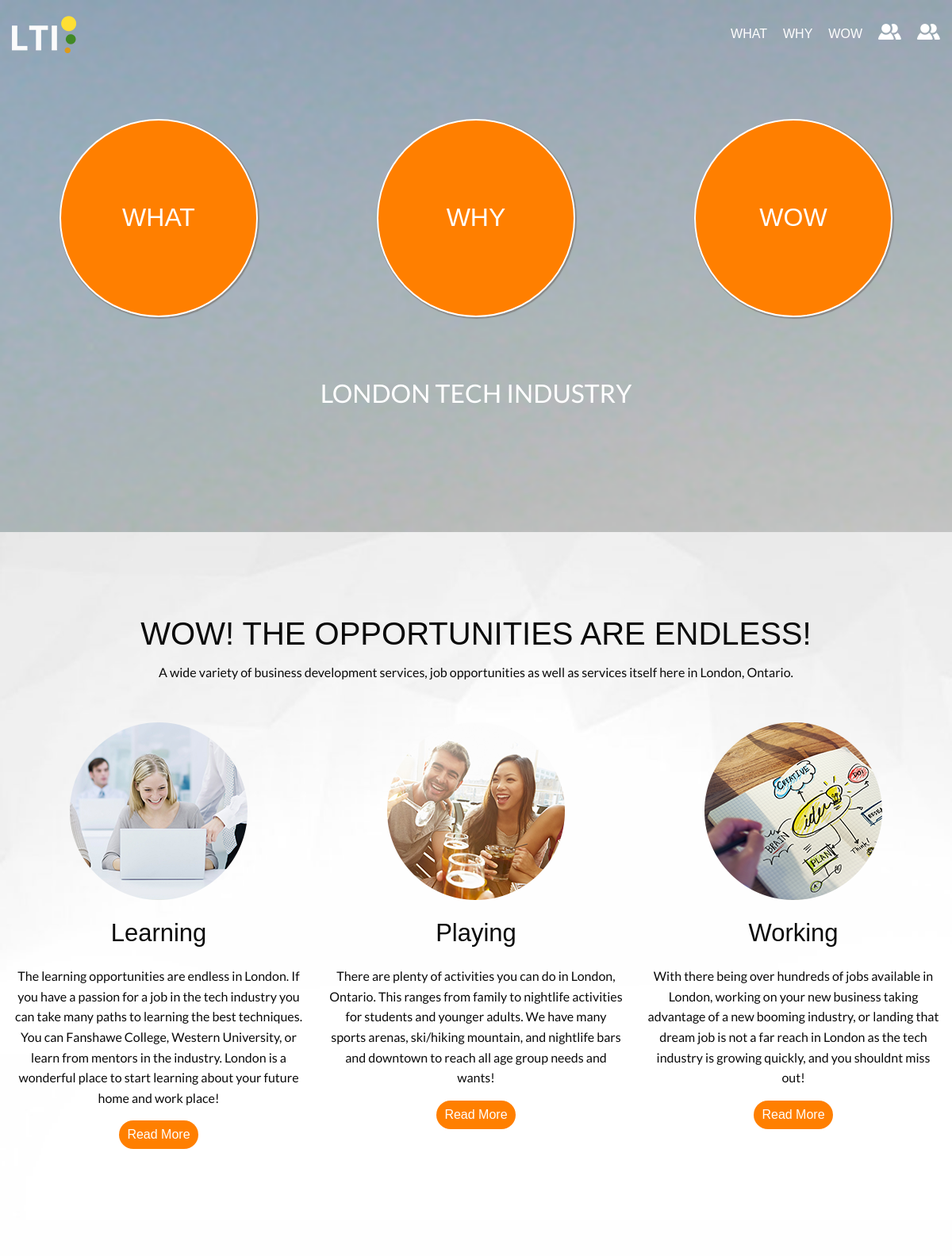
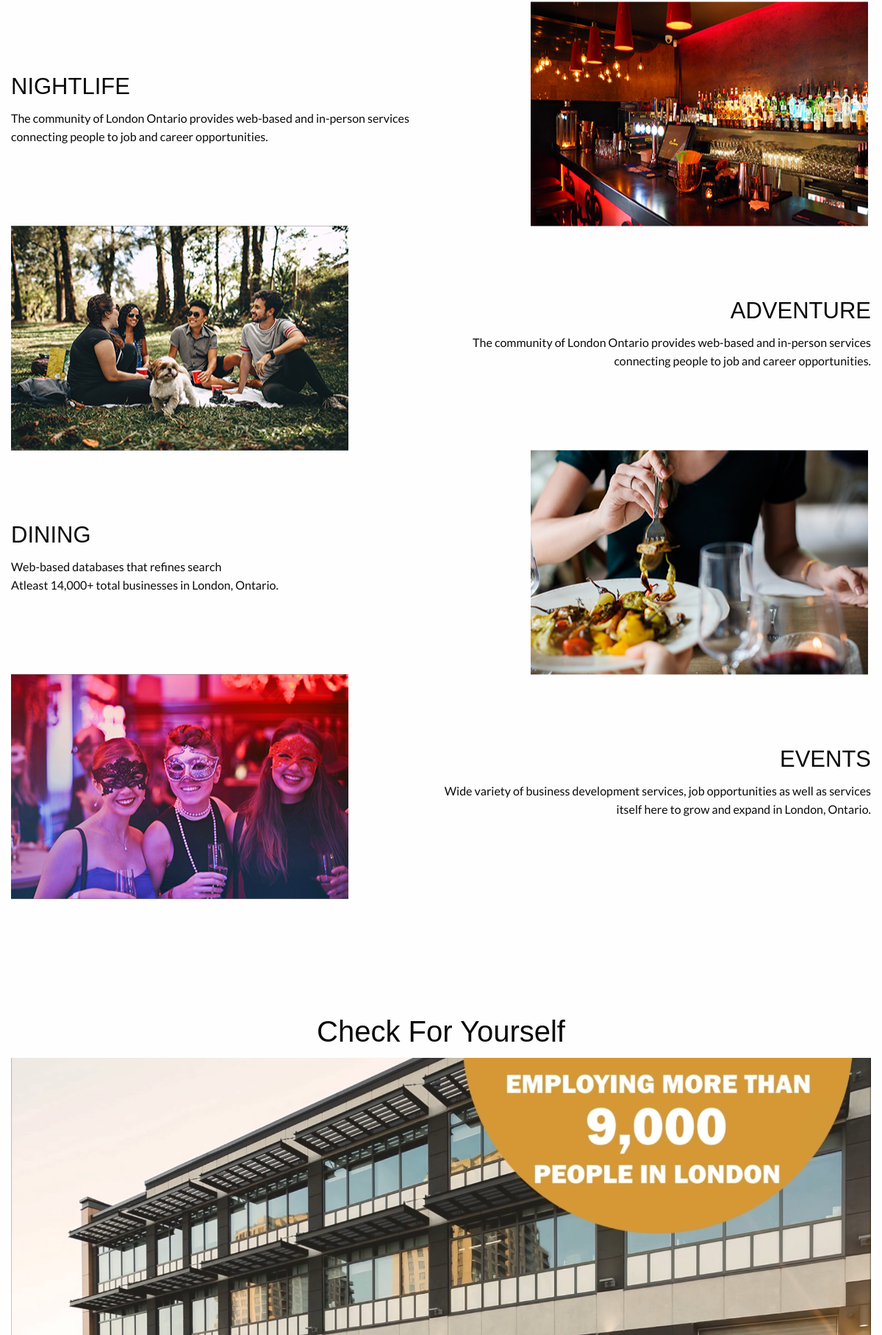
/wow.php (upper part), run on the app's committed database (2 pictures, top to bottom).
### tables this page shows
CREATE TABLE IF NOT EXISTS `tbl_wow` (
  `wow_id` int(10) UNSIGNED NOT NULL AUTO_INCREMENT,
  `wow_title` varchar(100) NOT NULL,
  `wow_desc` varchar(1000) NOT NULL,
  `wow_img` varchar(100) NOT NULL,
  PRIMARY KEY (`wow_id`)
);

### admin/phpscripts/read.php (called while the page is built, shortened)
<?php
	function getAll($tbl) {
		include('connect.php');
		$queryAll = "SELECT * FROM {$tbl}";
		$runAll = mysqli_query($link, $queryAll);
		if($runAll){
			return $runAll;
		}else{
			$error = "There was error accessing this information.  Please contact your admin.";
			return $error;
		}
	}
?>

### wow.php (the view, shortened to what this page needs)
<?php
	if(isset($_GET['filter'])){
		$tbl = "tbl_wow";
		$col = "movies_id";
		$col2 = "genre_id";
		$col3 = "genre_name";
		$filter = $_GET['filter'];
		$getLEDC = filterType($tbl, $tbl2, $tbl3, $col, $col2, $col3, $filter);
	}else{
		$tbl = "tbl_wow";
		$getWow = getAll($tbl);
	}
?>
<!DOCTYPE html>
<html class="no-js" lang="en" dir="ltr">
<head>
  <link rel="stylesheet" type="text/css" href="css/main.css">
  <link rel="stylesheet" href="css/foundation.css">
</head>
<body>
<header class="lti_header bebas">
<div class="row">
  <div class="columns small-4">
<a href="index.php"><img class="header_logo" src="images/logo.png" alt="LTI Logo"></a>
  </div>
  <div class="columns small-6 show-for-medium">
    <nav class="header_nav">
            <img class="header_icon" src="images/social.png" alt="">
            <img class="header_icon" src="images/social.png" alt="">
      <ul>
        <li><a href="what.php">WHAT</a></li>
        <li><a href="index.php">WHY</a></li>
        <li><a href="wow.php">WOW</a></li>
      </ul>
    </nav>
  </div>
</div>
</header>
<section id="circles_section">
  <div class="row circle_row">
  </div>
  <div class="row">
    <div class="columns show-for-medium medium-4">
<a href="what.php"><div class="circle">
<p class="vertical-align circle_text bebas">WHAT</p>
</div></a>
    </div>
  <a href="index.php">  <div class="columns show-for-medium medium-4">
<div class="circle">
<p class="vertical-align circle_text bebas">WHY</p>
</div>
    </div></a>
  <a href="wow.php">  <div class="columns show-for-medium medium-4">
<div class="circle">
<p class="vertical-align circle_text bebas">WOW</p>
</div>
    </div></a>
  </div>
<div class="row">
  <div class="columns small-10 small-centered">
    <p class="londonText lato">LONDON TECH INDUSTRY</p>
  </div>
</div>
</section>
<section id="what_section">
<div class="row">
  <div class="columns small-12 small-centered what_title_section">
    <h2 class="why_title bebas">WOW! THE OPPORTUNITIES ARE ENDLESS!</h2>
    <p class="why_desc lato">A wide variety of business development services, job opportunities as well as services itself here in London, Ontario.</p>
  </div>
    <?php
    if(!is_string($getWow)){
      while($row = mysqli_fetch_array($getWow)){
        echo "
          <div class=\"columns small-12 medium-4 what_section_box\">
            <img class=\"what_icon\" src=\"images/{$row['wow_img']}\" alt=\"{$row['wow_title']}\">
            <h3 class=\"what_section_title bebas\">{$row['wow_title']}</h3>
            <p class=\"what_section_desc lato\">{$row['wow_desc']}</p>
            <button class=\"read_more_button indutry_button\">Read More</button>
          </div>
        ";
      }
    }else{
      echo "<p class=\"error\">{$getWow}</p>";
    }
    	?>
</div>
</section>
<section id="what_info">
  <div class="row">
<div class="columns small-12 what_info_container">
    <div class="what_text_section">
      <h3 class="what_text_title">NIGHTLIFE</h3>
      <p class="what_text_desc">The community of London Ontario provides web-based and in-person services connecting people to job and career opportunities.</p>
    </div>
    <div class="image">
          <img src="images/bar.jpg" alt="bar">
    </div>
</div>
<div class="columns small-12 what_info_container">
    <div class="what_text_section_odd">
      <h3 class="what_text_title">ADVENTURE</h3>
      <p class="what_text_desc">The community of London Ontario provides web-based and in-person services connecting people to job and career opportunities.</p>
    </div>
    <div class="image_odd">
          <img src="images/adventure.jpg" alt="pinic outside">
    </div>
</div>
<div class="columns small-12 what_info_container">
    <div class="what_text_section">
      <h3 class="what_text_title">DINING</h3>
      <p class="what_text_desc">Web-based databases that refines search <br> Atleast 14,000+ total businesses in London, Ontario.</p>
    </div>
    <div class="image">
          <img src="images/dining.jpg" alt="eating at a table">
    </div>
</div>
<div class="columns small-12 what_info_container">
    <div class="what_text_section_odd">
      <h3 class="what_text_title">EVENTS</h3>
      <p class="what_text_desc">Wide variety of business development services, job opportunities as well as services itself here to grow and expand in London, Ontario.</p>
    </div>
    <div class="image_odd">
          <img src="images/events.jpg" alt="girls at party">
    </div>
</div>
</div>
</section>
<section>
  <div class="row">
    <div class="columns small-12">
      <h2 class="video_title">Check For Yourself</h2>
      <video  class="what_video" controls poster="images/posterimage.jpg">
        <source src="videos/main.mp4" type="video/mp4">
          <source src="videos/main.webm" type="video/webm">
        <source src="videos/main.ovg" type="video/ogg">
      </video>
    </div>
  </div>
</section>
</body>
</html>

### data on the page
tbl_wow: wow_img (picture), wow_title "Learning", wow_desc "The learning opportunities are endless in London. If you have a passion for a job in the tech industry you can take many paths to learning the best techniques. You can Fanshawe College, Western University, or learn from mentors in the industry. London is a wonderful place to start learning about your future home and work place!"
tbl_wow: wow_img (picture), wow_title "Playing", wow_desc "There are plenty of activities you can do in London, Ontario. This ranges from family to nightlife activities for students and younger adults. We have many sports arenas, ski/hiking mountain, and nightlife bars and downtown to reach all age group needs and wants!"
tbl_wow: wow_img (picture), wow_title "Working", wow_desc "With there being over hundreds of jobs available in London, working on your new business taking advantage of a new booming industry, or landing that dream job is not a far reach in London as the tech industry is growing quickly, and you shouldnt miss out!"
